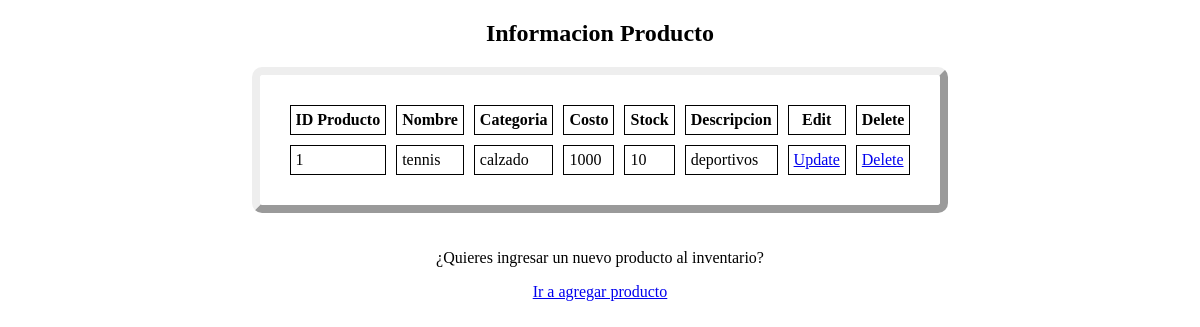
Page /mostrar_productos/ on the earlier database version.
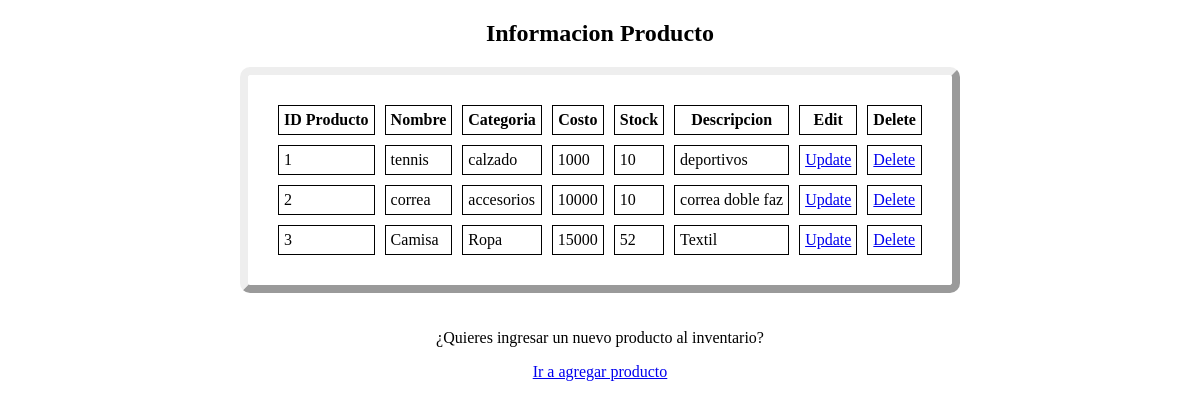
Same page on the later database version.
### inventario/models.py (models this page shows)
class Productos(models.Model):
    name = models.CharField(max_length=30)
    category = models.CharField(max_length=30)
    cost = models.IntegerField(default = 0)
    cantidad_stock = models.IntegerField(default = 0)
    description = models.TextField()

### inventario/views.py (the view)
# urls.py: path('mostrar_productos/', mostrar_productos, name = 'show-prods'),
def mostrar_productos(request):
    productos  = Productos.objects.all()
    return render(request,'show_products.html',{'productos':productos})

### inventario/templates/show_products.html (shortened to what this page needs)
<!DOCTYPE html>
<html>
    <head>
    </head>
    <body>
        <h2 style="text-align:center">Informacion Producto</h2>
        <table align="center" style="margin: 0px auto;">
            <thead>
                <tr>
                    <th>ID Producto</th>
                    <th>Nombre</th>
                    <th>Categoria</th>
                    <th>Costo</th>
                    <th>Stock</th>
                    <th>Descripcion</th>
                    <th>Edit</th>
                    <th>Delete</th>
                </tr>
            </thead>
            <tbody>
                {% for producto in productos %}
                <tr>
                    <td>{{producto.id}}</td>
                    <td>{{producto.name}}</td>
                    <td>{{producto.category}}</td>
                    <td>{{producto.cost}}</td>
                    <td>{{producto.cantidad_stock}}</td>
                    <td>{{producto.description}}</td>
                    <td><a href="/editar_producto/{{producto.pk}}">Update</a></td>
                    <td><a href="/eliminar_producto/{{producto.pk}}">Delete</a></td>
                </tr>
                {% endfor %}
            </tbody>
        </table>
        <br><br>
        <div class="alert alert-danger" role="alert">
            <center>¿Quieres ingresar un nuevo producto al inventario?</center>
        </div>
        <center><p><a href="{% url 'add-prods' %}">Ir a agregar producto</a></p> </center>
    </body>
</html>

### inventario/templates/show_products.html (style rules this page uses)
table { border: 8px outset; border-radius: 10px; border-spacing: 10px; padding: 20px; margin-left: auto; margin-right: auto; }
th, td { padding: 5px; border: 1px solid; }

Differences in the rows shown:
added Productos: id "2", name "correa", category "accesorios", cost "10000", cantidad_stock "10", description "correa doble faz"
added Productos: id "3", name "Camisa", category "Ropa", cost "15000", cantidad_stock "52", description "Textil"
